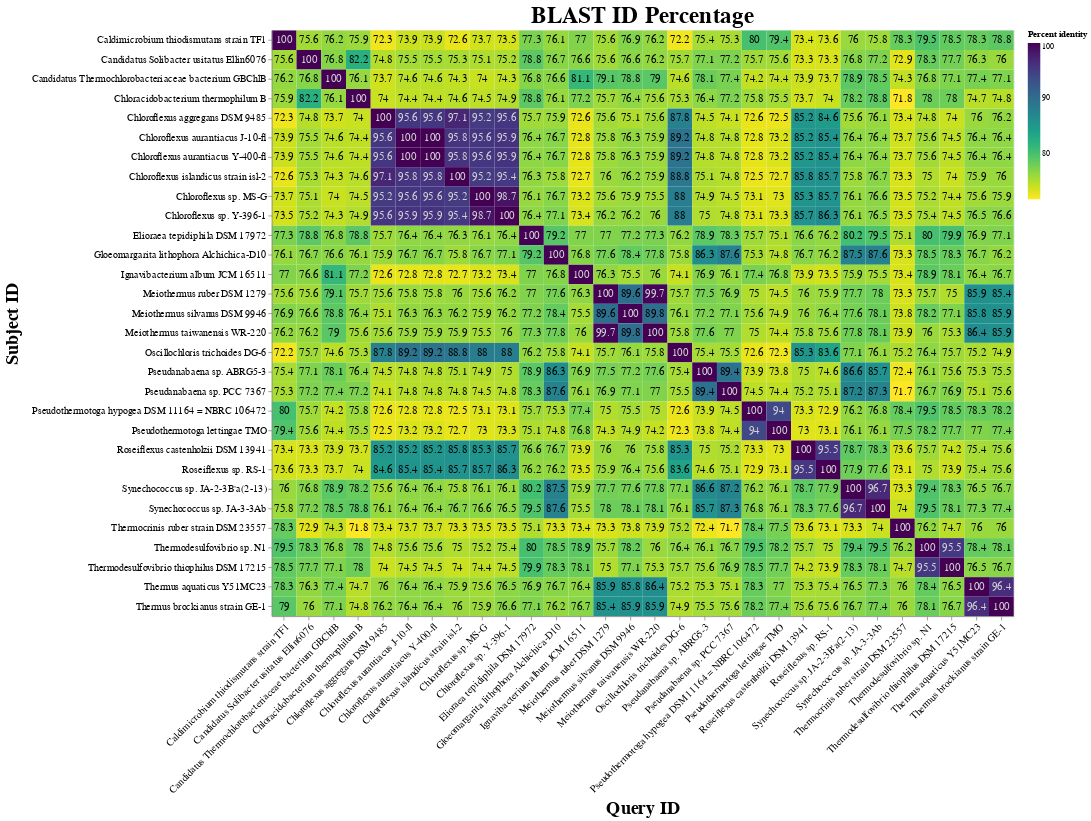

Write notebook code for a chart like this one.
### Code cell
# base = alt.Chart(
#     df.copy(),
#     title="BLAST ID Percentage"
#     ).encode(
#     x=alt.X(
#         "Subject ID:O",
#         scale=alt.Scale(paddingInner=0),
#         # sort=explicitNameOrder,
#         axis=alt.Axis(
#             labelAngle=-45,
#             labelLimit=10000,
#             titleY=235
#             ),
#         title="Query ID"
#     ),
#     y=alt.Y(
#         "Query ID:O",
#         scale=alt.Scale(paddingInner=0),
#         # sort=explicitNameOrder,
#         title="Subject ID",
#         axis=alt.Axis(
#             labelLimit=10000,
#             titleX=-320
#         )
#     )
# ).properties(
#     width= 950,
#     height=750
# )
base = alt.Chart(
    df.copy(),
    title="BLAST ID Percentage"
    ).encode(
    x=alt.X(
        "Query ID:O",
        scale=alt.Scale(paddingInner=0),
        axis=alt.Axis(
            labelAngle=-45,
            labelLimit=10000,
            titleY=235
        ),
        title="Query ID"
    ),
    y=alt.Y(
        "Subject ID:O",
        scale=alt.Scale(paddingInner=0),
        title="Subject ID",
        axis=alt.Axis(
            labelLimit=10000,
            titleX=-320
        )
    )
).properties(
    width= 950,
    height=750
)

heatmap = base.mark_rect().encode(
    color=alt.Color(
        "Percent identity:Q",
        scale=alt.Scale(
            scheme="viridis",
            reverse=True
            ),
    )
)

text = base.mark_text(
    baseline="middle",
    fontSize=14
    ).encode(
        text="Percent identity:Q",
        color=alt.condition(
            alt.datum["Percent identity"] > 90,
            alt.value("lightgrey"),
            alt.value("black"),
        )
)

heat_plot = heatmap + text

heat_plot.configure_axis(
    titleFontSize = 23,
    labelFontSize = 13
).configure_title(
    fontSize=30
)

### Figure 1 — Vega-Lite specification as saved in the notebook (floating-point values rounded to 4 significant figures; data arrays with more than 128 entries replaced by an {"elided": "..."} marker saying what was removed)
{"config": {"view": {"continuousWidth": 400, "continuousHeight": 300}, "axis": {"labelFontSize": 13, "titleFontSize": 23}, "title": {"fontSize": 30}}, "layer": [{"mark": "rect", "encoding": {"color": {"field": "Percent identity", "scale": {"reverse": true, "scheme": "viridis"}, "type": "quantitative"}, "x": {"axis": {"labelAngle": -45, "labelLimit": 10000, "titleY": 235}, "field": "Query ID", "scale": {"paddingInner": 0}, "title": "Query ID", "type": "ordinal"}, "y": {"axis": {"labelLimit": 10000, "titleX": -320}, "field": "Subject ID", "scale": {"paddingInner": 0}, "title": "Subject ID", "type": "ordinal"}}, "height": 750, "title": "BLAST ID Percentage", "width": 950}, {"mark": {"type": "text", "baseline": "middle", "fontSize": 14}, "encoding": {"color": {"condition": {"value": "lightgrey", "test": "(datum['Percent identity'] > 90)"}, "value": "black"}, "text": {"field": "Percent identity", "type": "quantitative"}, "x": {"axis": {"labelAngle": -45, "labelLimit": 10000, "titleY": 235}, "field": "Query ID", "scale": {"paddingInner": 0}, "title": "Query ID", "type": "ordinal"}, "y": {"axis": {"labelLimit": 10000, "titleX": -320}, "field": "Subject ID", "scale": {"paddingInner": 0}, "title": "Subject ID", "type": "ordinal"}}, "height": 750, "title": "BLAST ID Percentage", "width": 950}], "data": {"name": "data-511c88f3d2e3ede60dc0b0d02452f18b"}, "$schema": "https://vega.github.io/schema/vega-lite/v4.17.0.json", "datasets": {"data-511c88f3d2e3ede60dc0b0d02452f18b": {"elided": "900 records"}}}
